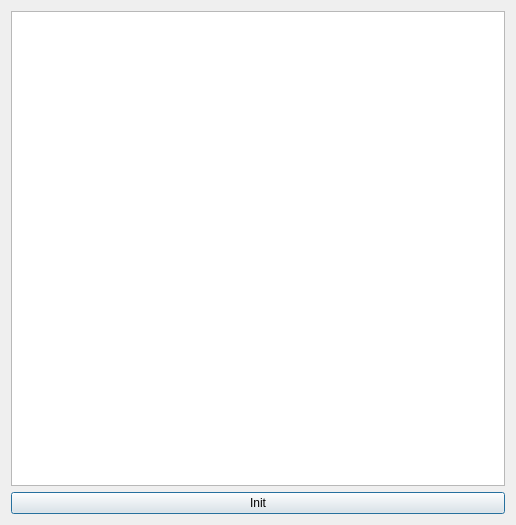
<?xml version="1.0" encoding="UTF-8"?>
<ui version="4.0">
 <class>HelloQTableWidget</class>
 <widget class="QDialog" name="HelloQTableWidget">
  <property name="geometry">
   <rect>
    <x>0</x>
    <y>0</y>
    <width>516</width>
    <height>525</height>
   </rect>
  </property>
  <property name="windowTitle">
   <string>CRC Check</string>
  </property>
  <layout class="QVBoxLayout" name="verticalLayout">
   <item>
    <widget class="QTableWidget" name="twData"/>
   </item>
   <item>
    <widget class="QPushButton" name="btnInit">
     <property name="text">
      <string>Init</string>
     </property>
    </widget>
   </item>
  </layout>
 </widget>
 <resources/>
 <connections/>
</ui>
